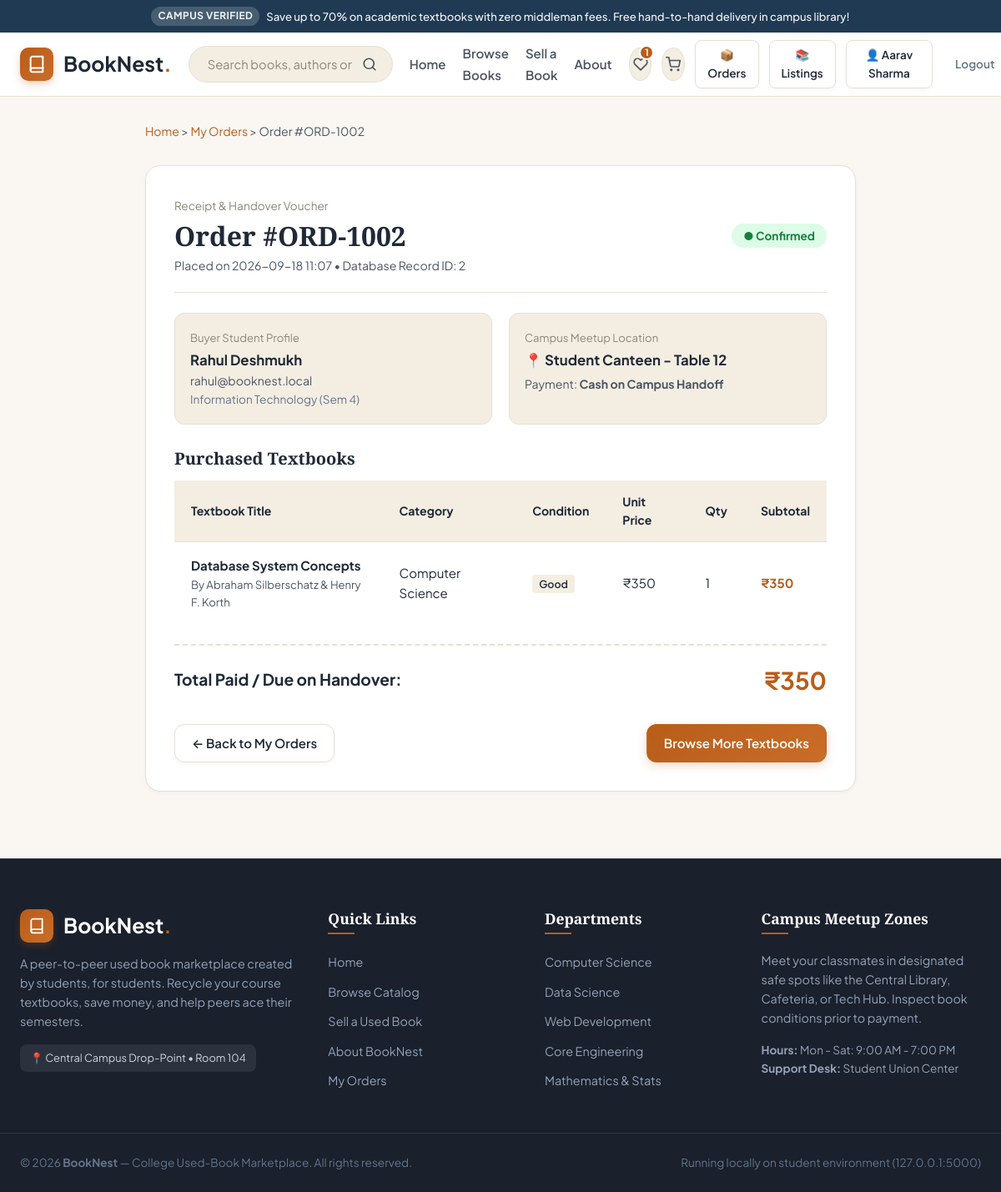
The app's page /order/2 (signed in) with its own data.
### tables this page shows
CREATE TABLE users (
        id INTEGER PRIMARY KEY AUTOINCREMENT,
        username TEXT UNIQUE NOT NULL,
        email TEXT UNIQUE NOT NULL,
        password_hash TEXT NOT NULL,
        password_plain TEXT NOT NULL,
        full_name TEXT NOT NULL,
        department TEXT DEFAULT 'Computer Science',
        created_at TIMESTAMP DEFAULT CURRENT_TIMESTAMP
    );

CREATE TABLE orders (
        id INTEGER PRIMARY KEY AUTOINCREMENT,
        user_id INTEGER NOT NULL,
        order_number TEXT NOT NULL,
        total_amount INTEGER NOT NULL,
        delivery_location TEXT NOT NULL,
        status TEXT DEFAULT 'Confirmed',
        payment_method TEXT DEFAULT 'Campus UPI / Cash on Meetup',
        created_at TIMESTAMP DEFAULT CURRENT_TIMESTAMP,
        FOREIGN KEY(user_id) REFERENCES users(id) ON DELETE CASCADE
    );

CREATE TABLE order_items (
        id INTEGER PRIMARY KEY AUTOINCREMENT,
        order_id INTEGER NOT NULL,
        book_id INTEGER NOT NULL,
        price INTEGER NOT NULL,
        quantity INTEGER DEFAULT 1,
        FOREIGN KEY(order_id) REFERENCES orders(id) ON DELETE CASCADE,
        FOREIGN KEY(book_id) REFERENCES books(id) ON DELETE CASCADE
    );

CREATE TABLE books (
        id INTEGER PRIMARY KEY AUTOINCREMENT,
        seller_id INTEGER NOT NULL,
        title TEXT NOT NULL,
        author TEXT NOT NULL,
        category TEXT NOT NULL,
        description TEXT,
        price INTEGER NOT NULL,
        original_price INTEGER NOT NULL,
        condition TEXT NOT NULL,
        condition_slug TEXT NOT NULL,
        cover_theme TEXT NOT NULL,
        is_available INTEGER DEFAULT 1,
        is_popular INTEGER DEFAULT 0,
        created_at TIMESTAMP DEFAULT CURRENT_TIMESTAMP,
        FOREIGN KEY(seller_id) REFERENCES users(id) ON DELETE CASCADE
    );

### app.py (the view)
@app.route('/order/<int:order_id>')
def order_detail(order_id):
    if 'user_id' not in session:
        flash("Please log in to view order details.", "warning")
        return redirect(url_for('login'))
    conn = get_db()
    cursor = conn.cursor()
    cursor.execute("""
    SELECT o.*, u.full_name as buyer_name, u.email as buyer_email, u.department as buyer_dept
    FROM orders o
    JOIN users u ON o.user_id = u.id
    WHERE o.id = ?;
    """, (order_id,))
    order = cursor.fetchone()
    if not order:
        conn.close()
        flash("Order not found.", "danger")
        return redirect(url_for('orders'))
    if not SECURITY_DEMO_MODE:
        if order['user_id'] != session['user_id']:
            conn.close()
            flash("Access Denied: You are not authorized to view this order.", "danger")
            return render_template('orders.html', orders=[]), 403
    cursor.execute("""
    SELECT oi.*, b.title, b.author, b.condition, b.category
    FROM order_items oi
    JOIN books b ON oi.book_id = b.id
    WHERE oi.order_id = ?;
    """, (order_id,))
    items = cursor.fetchall()
    conn.close()
    return render_template('order_detail.html', order=order, items=items, demo_mode=SECURITY_DEMO_MODE)

### app.py (called while the page is built)
def get_db():
    conn = sqlite3.connect(DB_PATH)
    conn.row_factory = sqlite3.Row
    conn.execute("PRAGMA foreign_keys = ON;")
    return conn

@app.context_processor
def inject_global_data():
    user_id = session.get('user_id')
    cart_count = 0
    wishlist_count = 0
    current_user = None
    if user_id:
        conn = get_db()
        cursor = conn.cursor()
        cursor.execute("SELECT * FROM users WHERE id = ?", (user_id,))
        current_user = cursor.fetchone()
        cursor.execute("SELECT SUM(quantity) FROM cart WHERE user_id = ?", (user_id,))
        res = cursor.fetchone()[0]
        cart_count = res if res else 0
        cursor.execute("SELECT COUNT(*) FROM wishlist WHERE user_id = ?", (user_id,))
        wishlist_count = cursor.fetchone()[0]
        conn.close()
    return {
        "cart_count": cart_count,
        "wishlist_count": wishlist_count,
        "current_user": current_user,
        "SECURITY_DEMO_MODE": SECURITY_DEMO_MODE,
    }

### templates/order_detail.html (shortened to what this page needs)
{% extends "base.html" %}
{% block content %}
<section class="section" style="padding-top: 30px;">
  <div class="container" style="max-width: 900px;">
    <div style="font-size: 0.88rem; color: var(--text-secondary); margin-bottom: 20px;">
      <a href="{{ url_for('index') }}" style="color: var(--primary);">Home</a> &gt;
      <a href="{{ url_for('orders') }}" style="color: var(--primary);">My Orders</a> &gt;
      <span>Order #{{ order.order_number }}</span>
    </div>
    <div class="order-box">
      <div class="order-meta-header">
        <div>
          <span style="font-size: 0.85rem; color: var(--text-muted);">Receipt & Handover Voucher</span>
          <h1 style="font-size: 2rem; margin: 4px 0;">Order #{{ order.order_number }}</h1>
          <p style="color: var(--text-secondary); margin: 0; font-size: 0.88rem;">
            Placed on {{ order.created_at[:16] if order.created_at else 'Recent' }} • Database Record ID: {{ order.id }}
          </p>
        </div>
        <div>
          <span style="background: #dcfce7; color: #15803d; font-size: 0.85rem; font-weight: 700; padding: 6px 14px; border-radius: var(--radius-full);">
            ● {{ order.status }}
          </span>
        </div>
      </div>
      <div style="display: grid; grid-template-columns: 1fr 1fr; gap: 20px; margin-bottom: 28px;">
        <div style="background: var(--bg-surface-soft); padding: 18px; border-radius: var(--radius-md); border: 1px solid var(--border-color);">
          <div style="font-size: 0.82rem; color: var(--text-muted); margin-bottom: 4px;">Buyer Student Profile</div>
          <div style="font-weight: 700; font-size: 1.05rem;">{{ order.buyer_name }}</div>
          <div style="font-size: 0.88rem; color: var(--text-secondary);">{{ order.buyer_email }}</div>
          <div style="font-size: 0.85rem; color: #64748b;">{{ order.buyer_dept }}</div>
        </div>
        <div style="background: var(--bg-surface-soft); padding: 18px; border-radius: var(--radius-md); border: 1px solid var(--border-color);">
          <div style="font-size: 0.82rem; color: var(--text-muted); margin-bottom: 4px;">Campus Meetup Location</div>
          <div style="font-weight: 700; font-size: 1.05rem;">📍 {{ order.delivery_location }}</div>
          <div style="font-size: 0.88rem; color: var(--text-secondary); margin-top: 4px;">
            Payment: <strong>{{ order.payment_method }}</strong>
          </div>
        </div>
      </div>
      <h3 style="font-size: 1.25rem; margin-bottom: 14px;">Purchased Textbooks</h3>
      <table class="app-table" style="margin-bottom: 24px;">
        <thead>
          <tr>
            <th>Textbook Title</th>
            <th>Category</th>
            <th>Condition</th>
            <th>Unit Price</th>
            <th>Qty</th>
            <th>Subtotal</th>
          </tr>
        </thead>
        <tbody>
          {% for item in items %}
            <tr>
              <td>
                <div style="font-weight: 700;">{{ item.title }}</div>
                <div style="font-size: 0.82rem; color: var(--text-secondary);">By {{ item.author }}</div>
              </td>
              <td>{{ item.category }}</td>
              <td>
                <span class="pill" style="font-size: 0.78rem; font-weight: 600; background: var(--bg-surface-soft); padding: 3px 8px; border-radius: 4px;">
                  {{ item.condition }}
                </span>
              </td>
              <td>₹{{ item.price }}</td>
              <td>{{ item.quantity }}</td>
              <td style="font-weight: 700; color: var(--primary);">₹{{ item.price * item.quantity }}</td>
            </tr>
          {% endfor %}
        </tbody>
      </table>
      <div style="display: flex; justify-content: space-between; align-items: center; padding-top: 18px; border-top: 2px dashed var(--border-color); margin-bottom: 30px;">
        <span style="font-size: 1.2rem; font-weight: 700;">Total Paid / Due on Handover:</span>
        <span style="font-size: 1.8rem; font-weight: 700; color: var(--primary);">₹{{ order.total_amount }}</span>
      </div>
      <div style="display: flex; justify-content: space-between; align-items: center;">
        <a href="{{ url_for('orders') }}" class="btn btn-secondary">
          &larr; Back to My Orders
        </a>
        <a href="{{ url_for('browse') }}" class="btn btn-primary">
          Browse More Textbooks
        </a>
      </div>
    </div>
  </div>
</section>
{% endblock %}

### templates/base.html (shortened to what this page needs)
<!DOCTYPE html>
<html lang="en">
<head>
  <link rel="stylesheet" href="{{ url_for('static', filename='css/style.css') }}">
</head>
<body>
  <div class="top-notice-bar">
    <span class="pill">Campus Verified</span>
    <span>Save up to 70% on academic textbooks with zero middleman fees. Free hand-to-hand delivery in campus library!</span>
  </div>
  <header class="site-header">
    <div class="container">
      <div class="header-inner">
        <a href="{{ url_for('index') }}" class="brand-logo" id="nav-brand-logo">
          <div class="brand-logo-icon">
            <svg width="22" height="22" viewBox="0 0 24 24" fill="none" stroke="currentColor" stroke-width="2.2" stroke-linecap="round" stroke-linejoin="round">
              <path d="M4 19.5A2.5 2.5 0 0 1 6.5 17H20"></path>
              <path d="M6.5 2H20v20H6.5A2.5 2.5 0 0 1 4 19.5v-15A2.5 2.5 0 0 1 6.5 2z"></path>
            </svg>
          </div>
          <span>BookNest<span class="dot">.</span></span>
        </a>
        <div class="header-search">
          <form action="{{ url_for('browse') }}" method="GET">
            <input type="text" name="q" placeholder="Search books, authors or subjects..." value="{{ search_query if search_query else '' }}" autocomplete="off" id="global-search-input">
            <button type="submit" title="Search Books" id="btn-search-submit">
              <svg width="18" height="18" viewBox="0 0 24 24" fill="none" stroke="currentColor" stroke-width="2.2" stroke-linecap="round" stroke-linejoin="round">
                <circle cx="11" cy="11" r="8"></circle>
                <line x1="21" y1="21" x2="16.65" y2="16.65"></line>
              </svg>
            </button>
          </form>
        </div>
        <nav>
          <ul class="nav-links">
            <li><a href="{{ url_for('index') }}" class="{% if request.path == '/' %}active{% endif %}">Home</a></li>
            <li><a href="{{ url_for('browse') }}" class="{% if '/browse' in request.path %}active{% endif %}">Browse Books</a></li>
            <li><a href="{{ url_for('sell') }}" class="{% if '/sell' in request.path %}active{% endif %}">Sell a Book</a></li>
            <li><a href="{{ url_for('about') }}" class="{% if '/about' in request.path %}active{% endif %}">About</a></li>
          </ul>
        </nav>
        <div class="nav-actions">
          <a href="{{ url_for('wishlist') }}" class="icon-btn" title="My Wishlist" id="nav-wishlist-link">
            <svg width="18" height="18" viewBox="0 0 24 24" fill="none" stroke="currentColor" stroke-width="2.2" stroke-linecap="round" stroke-linejoin="round">
              <path d="M20.84 4.61a5.5 5.5 0 0 0-7.78 0L12 5.67l-1.06-1.06a5.5 5.5 0 0 0-7.78 7.78l1.06 1.06L12 21.23l7.78-7.78 1.06-1.06a5.5 5.5 0 0 0 0-7.78z"></path>
            </svg>
            {% if wishlist_count > 0 %}
              <span class="badge-count">{{ wishlist_count }}</span>
            {% endif %}
          </a>
          <a href="{{ url_for('cart') }}" class="icon-btn" title="My Cart" id="nav-cart-link">
            <svg width="18" height="18" viewBox="0 0 24 24" fill="none" stroke="currentColor" stroke-width="2.2" stroke-linecap="round" stroke-linejoin="round">
              <circle cx="9" cy="21" r="1"></circle>
              <circle cx="20" cy="21" r="1"></circle>
              <path d="M1 1h4l2.68 13.39a2 2 0 0 0 2 1.61h9.72a2 2 0 0 0 2-1.61L23 6H6"></path>
            </svg>
          </a>
          {% if session.get('user_id') %}
            <a href="{{ url_for('orders') }}" class="btn btn-secondary btn-sm" title="My Orders" id="nav-orders-btn">
              📦 Orders
            </a>
            <a href="{{ url_for('seller_dashboard') }}" class="btn btn-secondary btn-sm" title="Seller Dashboard" id="nav-seller-btn">
              📚 Listings
            </a>
            <a href="{{ url_for('profile') }}" class="btn btn-secondary btn-sm" id="nav-profile-btn">
              👤 {{ session.get('user_name', 'Student') }}
            </a>
            <a href="{{ url_for('logout') }}" class="btn btn-sm" style="color: #64748b;" id="nav-logout-btn">Logout</a>
          {% else %}
            <a href="{{ url_for('login') }}" class="btn btn-secondary btn-sm" id="nav-login-btn">Login</a>
            <a href="{{ url_for('register') }}" class="btn btn-primary btn-sm" id="nav-register-btn">Register</a>
          {% endif %}
        </div>
      </div>
    </div>
  </header>
  <main>
    {% block content %}{% endblock %}
  </main>
  <footer class="site-footer">
    <div class="footer-top">
      <div class="container">
        <div class="footer-grid">
          <div class="footer-col">
            <div class="brand-logo" style="color: white; margin-bottom: 14px;">
              <div class="brand-logo-icon">
                <svg width="20" height="20" viewBox="0 0 24 24" fill="none" stroke="currentColor" stroke-width="2.2">
                  <path d="M4 19.5A2.5 2.5 0 0 1 6.5 17H20"></path>
                  <path d="M6.5 2H20v20H6.5A2.5 2.5 0 0 1 4 19.5v-15A2.5 2.5 0 0 1 6.5 2z"></path>
                </svg>
              </div>
              <span>BookNest<span style="color: var(--primary);">.</span></span>
            </div>
            <p>
              A peer-to-peer used book marketplace created by students, for students. Recycle your course textbooks, save money, and help peers ace their semesters.
            </p>
            <div class="footer-badge">
              📍 Central Campus Drop-Point • Room 104
            </div>
          </div>
          <div class="footer-col">
            <h4>Quick Links</h4>
            <ul class="footer-links">
              <li><a href="{{ url_for('index') }}">Home</a></li>
              <li><a href="{{ url_for('browse') }}">Browse Catalog</a></li>
              <li><a href="{{ url_for('sell') }}">Sell a Used Book</a></li>
              <li><a href="{{ url_for('about') }}">About BookNest</a></li>
              <li><a href="{{ url_for('orders') }}">My Orders</a></li>
            </ul>
          </div>
          <div class="footer-col">
            <h4>Departments</h4>
            <ul class="footer-links">
              <li><a href="{{ url_for('browse', category='Computer Science') }}">Computer Science</a></li>
              <li><a href="{{ url_for('browse', category='Data Science') }}">Data Science</a></li>
              <li><a href="{{ url_for('browse', category='Web Development') }}">Web Development</a></li>
              <li><a href="{{ url_for('browse', category='Engineering') }}">Core Engineering</a></li>
              <li><a href="{{ url_for('browse', category='Mathematics') }}">Mathematics & Stats</a></li>
            </ul>
          </div>
          <div class="footer-col">
            <h4>Campus Meetup Zones</h4>
            <p>
              Meet your classmates in designated safe spots like the Central Library, Cafeteria, or Tech Hub. Inspect book conditions prior to payment.
            </p>
            <div style="font-size: 0.85rem; color: #94a3b8;">
              <strong>Hours:</strong> Mon - Sat: 9:00 AM - 7:00 PM<br>
              <strong>Support Desk:</strong> Student Union Center
            </div>
          </div>
        </div>
      </div>
    </div>
    <div class="footer-bottom">
      <div class="container" style="display: flex; justify-content: space-between; align-items: center;">
        <div>
          &copy; 2026 <strong>BookNest</strong> — College Used-Book Marketplace. All rights reserved.
        </div>
        <div>
          Running locally on student environment (127.0.0.1:5000)
        </div>
      </div>
    </div>
  </footer>
</body>
</html>

### records on screen
users: get "Aarav Sharma"
orders: order_number "ORD-1002", created_at "2026-09-18 11:07", id "2", status "Confirmed", delivery_location "Student Canteen - Table 12", payment_method "Cash on Campus Handoff", total_amount "350"
users: buyer_name "Rahul Deshmukh", buyer_email "rahul@booknest.local", buyer_dept "Information Technology (Sem 4)"
order_items: title "Database System Concepts", author "Abraham Silberschatz & Henry F. Korth", category "Computer Science", condition "Good", price "350", quantity "1", item.price*item.quantity "350"

### other values on screen
{{ wishlist_count }} "1"
